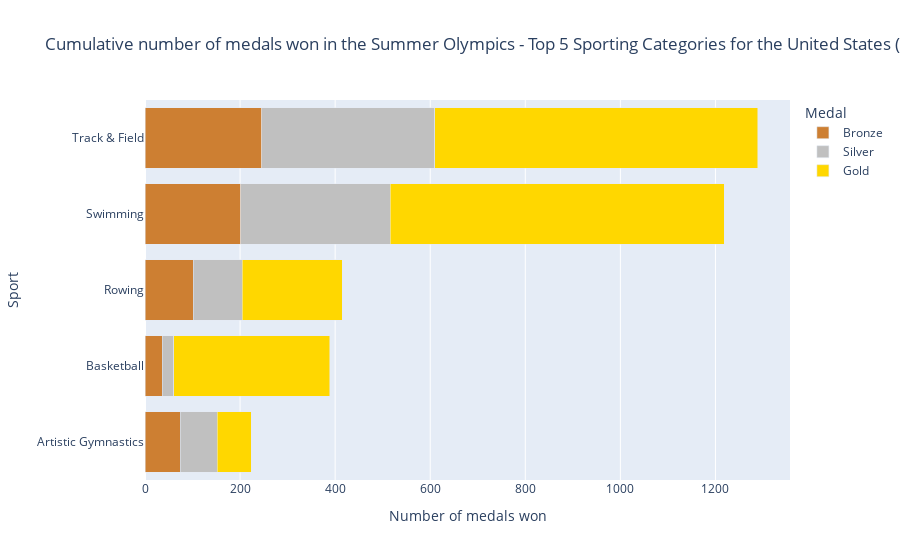

The cell this chart's notebook holds for it:
### Code cell
#summarize the number of medals per sport for the United states
# filter the medalists file to the United States and summarize the data
us_medalists_all_years = summer_medalists_df[summer_medalists_df['country']=='United States']
us_group = us_medalists_all_years.groupby(['sport', 'medal']).size().reset_index(name='count')
us_sport_summary = us_group.pivot_table(index=['sport'], columns='medal', values='count', fill_value=0).reset_index()

#calculate the total medals for each sport
us_sport_summary['total_medals'] = us_sport_summary['Gold'] + us_sport_summary['Silver'] + us_sport_summary['Bronze']
us_sport_summary = us_sport_summary.sort_values(by='total_medals', ascending=True).tail(5)

#drop the total medals column
us_sport_summary = us_sport_summary.drop(columns='total_medals')

#unpivot dataframe
melt_us_sport_summary = us_sport_summary.melt(id_vars='sport', var_name='medal', value_name='medal_count')

#Order the sports by the total medals won
sorted_sports = us_sport_summary['sport']
melt_us_sport_summary['sport'] = pd.Categorical(melt_us_sport_summary['sport'], categories=sorted_sports, ordered=True)

# plot top sports
color_map2 = {
    'Gold': '#FFD700',   # Gold color
    'Silver': '#C0C0C0', # Silver color
    'Bronze': '#CD7F32'  # Bronze color
}
fig5 = px.bar(melt_us_sport_summary, x='medal_count', y='sport', color='medal', barmode='stack', category_orders={'medal':['Bronze', 'Silver', 'Gold']}, title='Cumulative number of medals won in the Summer Olympics - Top 5 Sporting Categories for the United States (1896-2024)',
      labels={'medal_count':'Number of medals won', 'sport': 'Sport', 'medal': 'Medal'}, color_discrete_map=color_map2)
fig5.show()

#save image as svg file
fig5.write_image("visualizations/fig5.svg", width=1000, height = 350, engine='orca')

### Figure 1 — Plotly figure (JSON) as saved in the notebook; plotly's stock layout.template omitted (floating-point values rounded to 4 significant figures)
{"data": [{"alignmentgroup": "True", "hovertemplate": "Medal=Bronze<br>Number of medals won=%{x}<br>Sport=%{y}<extra></extra>", "legendgroup": "Bronze", "marker": {"color": "#CD7F32", "pattern": {"shape": ""}}, "name": "Bronze", "offsetgroup": "Bronze", "orientation": "h", "showlegend": true, "textposition": "auto", "type": "bar", "x": [74, 36, 102, 201, 246], "xaxis": "x", "y": ["Artistic Gymnastics", "Basketball", "Rowing", "Swimming", "Track & Field"], "yaxis": "y"}, {"alignmentgroup": "True", "hovertemplate": "Medal=Silver<br>Number of medals won=%{x}<br>Sport=%{y}<extra></extra>", "legendgroup": "Silver", "marker": {"color": "#C0C0C0", "pattern": {"shape": ""}}, "name": "Silver", "offsetgroup": "Silver", "orientation": "h", "showlegend": true, "textposition": "auto", "type": "bar", "x": [78, 24, 103, 315, 364], "xaxis": "x", "y": ["Artistic Gymnastics", "Basketball", "Rowing", "Swimming", "Track & Field"], "yaxis": "y"}, {"alignmentgroup": "True", "hovertemplate": "Medal=Gold<br>Number of medals won=%{x}<br>Sport=%{y}<extra></extra>", "legendgroup": "Gold", "marker": {"color": "#FFD700", "pattern": {"shape": ""}}, "name": "Gold", "offsetgroup": "Gold", "orientation": "h", "showlegend": true, "textposition": "auto", "type": "bar", "x": [71, 329, 210, 703, 679], "xaxis": "x", "y": ["Artistic Gymnastics", "Basketball", "Rowing", "Swimming", "Track & Field"], "yaxis": "y"}], "layout": {"barmode": "stack", "legend": {"title": {"text": "Medal"}, "tracegroupgap": 0}, "title": {"text": "Cumulative number of medals won in the Summer Olympics - Top 5 Sporting Categories for the United States (1896-2024)"}, "xaxis": {"anchor": "y", "domain": [0, 1], "title": {"text": "Number of medals won"}}, "yaxis": {"anchor": "x", "domain": [0, 1], "title": {"text": "Sport"}}}}
